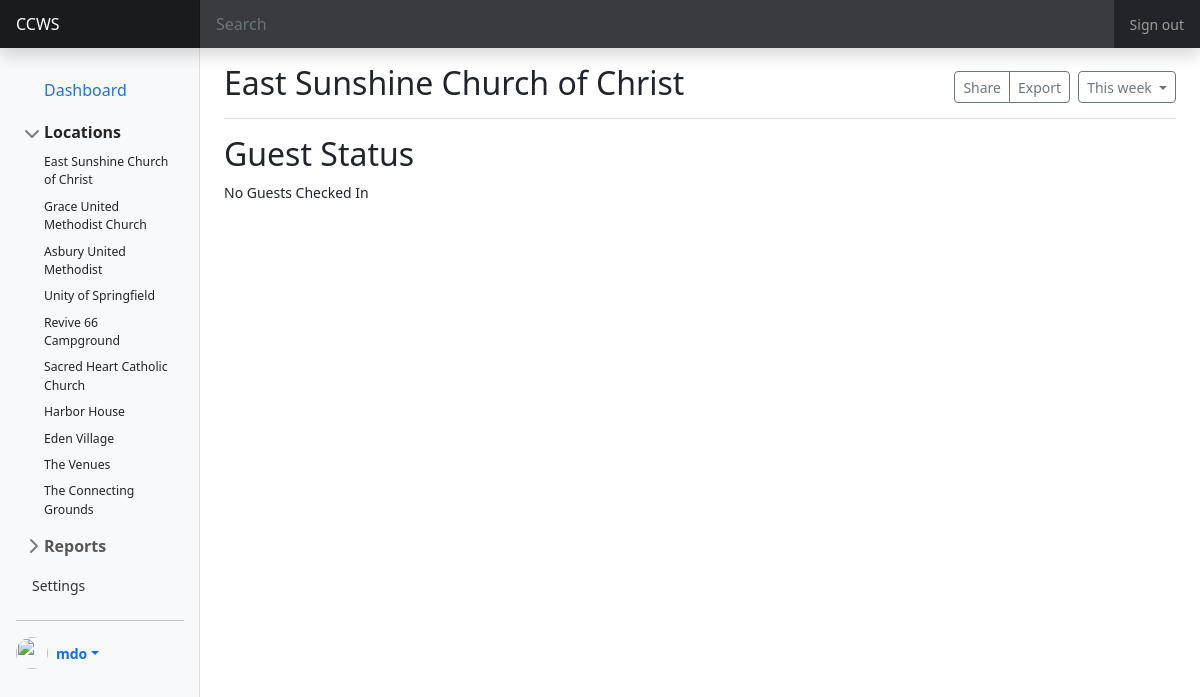
The app's page /admin/index.php?action=status&loc=31 with its own data.
### tables this page shows
CREATE TABLE `location` (
  `loc_id` int(10) NOT NULL,
  `org_id` int(10) NOT NULL,
  `loc_name` varchar(250) DEFAULT NULL,
  `loc_address_street` varchar(250) DEFAULT NULL,
  `loc_address_street_2` varchar(250) DEFAULT NULL,
  `loc_address_city` varchar(250) DEFAULT NULL,
  `loc_address_state` varchar(2) DEFAULT NULL,
  `loc_serves` varchar(250) DEFAULT NULL,
  `loc_capacity` int(10) NOT NULL DEFAULT 0,
  `loc_status` tinyint(1) NOT NULL DEFAULT 0,
  `loc_op_date` date DEFAULT NULL,
  `loc_created` datetime NOT NULL DEFAULT current_timestamp(),
  `loc_created_by` int(10) DEFAULT NULL,
  `loc_modified` datetime NOT NULL DEFAULT current_timestamp() ON UPDATE current_timestamp(),
  `loc_modified_by` int(10) DEFAULT NULL
);

### model/functions.php (called while the page is built, shortened)
<?php
function getLayout($layout, $view, $data = NULL, $head = NULL, $extra = NULL){
    include "view/layout/". $layout . ".php";
}
?>

### model/classes/mysql.php (called while the page is built, shortened)
<?php
include_once dirname(__FILE__, 1) . DIRECTORY_SEPARATOR . 'location.php';
class Mysql extends Dbconfig
{
    public $conn;
    protected $databaseName;
    protected $hostName;
    protected $userName;
    protected $passCode;
    function __construct()
    {
        $this->conn = NULL;
        $dbPara = new Dbconfig();
        $this->databaseName = $dbPara->dbName;
        $this->hostName = $dbPara->serverName;
        $this->userName = $dbPara->userName;
        $this->passCode = $dbPara->passCode;
    }
    function connect()
    {
        $this->conn = new mysqli($this->hostName, $this->userName, $this->passCode, $this->databaseName);
    }
    function getLocations()
    {
        $locations = array();
        $this->sqlQuery = "SELECT loc_id, loc_name, loc_address_street, loc_address_street_2, loc_address_city, loc_address_state, loc_serves, loc_capacity, loc_status FROM location";
        $result = $this->conn->query($this->sqlQuery);
        while ($row = $result->fetch_assoc()) {
            $location = new Location($row['loc_id'], $row['loc_name'], $row['loc_address_street'], $row['loc_address_street_2'], $row['loc_address_city'], $row['loc_address_state'], NULL,  NULL,  $row['loc_serves'],  $row['loc_capacity'], $row['loc_status']);
            $locations[] = $location;
        }
        return $locations;
    }
    function getLocationById($id)
    {
        $this->sqlQuery = "SELECT loc_id, loc_name, loc_address_street, loc_address_street_2, loc_address_city, loc_address_state, loc_serves, loc_capacity, loc_status, loc_op_date FROM location WHERE loc_id = $id;";
        $result = $this->conn->query($this->sqlQuery);
        $row = $result->fetch_assoc();
        $location =  new Location($row['loc_id'], $row['loc_name'], $row['loc_address_street'], $row['loc_address_street_2'], $row['loc_address_city'], $row['loc_address_state'], NULL,  NULL,  $row['loc_serves'],  $row['loc_capacity'], $row['loc_status']);
        $location->setOpDate($row['loc_op_date']);
        return $location;
    }
}

### config/config.php (called while the page is built, shortened)
<?php
class Dbconfig {
    function __construct()
    {
        $this -> serverName = 'localhost';
        $this -> userName = 'root';
        $this -> passCode = '';
        $this -> dbName = 'ccws';
    }
}
?>

### model/classes/location.php (called while the page is built, shortened)
<?php
class Location
{
    private $id;
    private $name;
    function __construct($id, $name, $address1, $address2, $address3, $address4, $phone=NULL, $email=NULL, $serves, $capacity, $status)
    {
        $this->id = $id;
        $this->name = $name;
    }
    function getId()
    {
        return $this->id;
    }
    function getName()
    {
        return $this->name;
    }
}

### admin/view/status.php (the view, shortened to what this page needs)
<?php
$conn = new Mysql();
$loc_id = filter_input(INPUT_GET, 'loc');
if (!is_null($loc_id))  $location = $conn->getLocationById($loc_id) ;
$op_date = $location->getOpDate();
$guestStatus = $conn->getGuestStatus($loc_id,$op_date);
?>
<div class="d-flex justify-content-between flex-wrap flex-md-nowrap align-items-center pt-3 pb-2 mb-3 border-bottom">
    <h1 class="h2"><?php echo $location->getName(); ?></h1>
    <div class="btn-toolbar mb-2 mb-md-0">
        <div class="btn-group me-2">
            <button type="button" class="btn btn-sm btn-outline-secondary">Share</button>
            <button type="button" class="btn btn-sm btn-outline-secondary">Export</button>
        </div>
        <button type="button" class="btn btn-sm btn-outline-secondary dropdown-toggle">
            This week
        </button>
    </div>
</div>
<h2>Guest Status</h2>
<?php
    if(empty($guestStatus)):?>
        <p>No Guests Checked In</p>
<?php else:   ?>
    <?php
    foreach ($guestStatus as $status) :
        $name = $status[0];
        $checkin = $status[1];
        $checkout = $status[2];
        $usr_id = $status[3];
    ?>
    <tr>
        <td><input class="form-check-input" type="checkbox" value="" id="flexCheckDefault"></td>
        <td><?php echo $name ?></td>
        <td><?php echo $checkin ?></td>
        <td><?php echo $checkout ?></td>
        <td><?php echo (is_null($checkout)) ? '<button class="btn btn-sm btn-primary" data-cmd="checkout" data-id="' . $usr_id . '" onclick="checkoutGuest(this)">Check Out</button>' : ' ' ; ?></td>
    </tr>
    <?php endforeach; endif;?>
</div>

### admin/view/partials/sidebar.php (shortened to what this page needs)
<?php
$conn = new Mysql();
$locations = $conn->getLocations();
?>
<nav id="sidebarMenu" class="col-md-3 col-lg-2 d-md-block bg-light sidebar collapse">
                <div class="position-sticky pt-3 sidebar-sticky d-flex flex-column p-3">
                    <ul class="nav flex-column">
                    <li class="nav-item">
                        <a class="nav-link btn active d-inline-flex align-items-center rounded border-0" aria-current="page" href="?action=dashboard">
                        <button class="btn active d-inline-flex align-items-center rounded border-0">
                        Dashboard
                        </button>
                        </a>
                    </li>
                    <li class="mb-1">
                        <button class="btn btn-toggle d-inline-flex align-items-center rounded border-0" data-bs-toggle="collapse" data-bs-target="#locations-collapse" aria-expanded="true">
                        Locations
                        </button>
                        <div class="collapse show" id="locations-collapse" style="">
                        <ul class="btn-toggle-nav list-unstyled fw-normal pb-1 small">
                            <?php foreach ($locations as $location) :
                                $name = $location->getName();
                                $id = $location->getId();
                            ?>
                            <li><a href="?action=location&loc=<?php echo $id; ?>" class="link-dark d-inline-flex text-decoration-none rounded"><?php echo $name; ?></a></li>
                            <?php endforeach; ?>
                        </ul>
                        </div>
                    </li>
                    <li class="mb-1">
                        <button class="btn btn-toggle d-inline-flex align-items-center rounded border-0" data-bs-toggle="collapse" data-bs-target="#reports-collapse" aria-expanded="false">
                        Reports
                        </button>
                    </li>
                    <li class="nav-item">
                        <a class="nav-link" href="#">
                        Settings
                        </a>
                    </li>
                    </ul>
                    <hr>
                    <div class="dropdown">
      <a href="#" class="d-flex align-items-center text-decoration-none dropdown-toggle" data-bs-toggle="dropdown" aria-expanded="false">
        <img src="https://github.com/mdo.png" alt="" width="32" height="32" class="rounded-circle me-2">
        <strong>mdo</strong>
      </a>
    </div>
                </div>
                </nav>

### css/admin.css (style rules this page uses)
body { font-size: .875rem; }
.sidebar { position: fixed; top: 0; bottom: 0; left: 0; z-index: 100; padding: 48px 0 0; box-shadow: inset -1px 0 0 rgba(0, 0, 0, .1); }
.sidebar-sticky { height: calc(100vh - 48px); overflow-x: hidden; overflow-y: auto; }
.sidebar .nav-link { font-weight: 500; color: #333; }
.sidebar .nav-link.active { color: #2470dc; }
body { min-height: 100vh; min-height: -webkit-fill-available; }
html { height: -webkit-fill-available; }
.dropdown-toggle { outline: 0; }
.btn-toggle { padding: .25rem .5rem; font-weight: 600; color: rgba(0, 0, 0, .65); background-color: transparent; }
.btn-toggle::before { width: 1.25em; line-height: 0; transition: transform .35s ease; transform-origin: .5em 50%; }
.btn-toggle[aria-expanded="true"] { color: rgba(0, 0, 0, .85); }
.btn-toggle[aria-expanded="true"]::before { transform: rotate(90deg); }
.btn-toggle-nav a { padding: .1875rem .5rem; margin-top: .125rem; margin-left: 1.25rem; }

### records on screen
location: loc_name "East Sunshine Church of Christ"
location: loc_name "Grace United Methodist Church"
location: loc_name "Asbury United Methodist"
location: loc_name "Unity of Springfield"
location: loc_name "Revive 66 Campground"
location: loc_name "Sacred Heart Catholic Church"
location: loc_name "Harbor House"
location: loc_name "Eden Village"
location: loc_name "The Venues"
location: loc_name "The Connecting Grounds"
